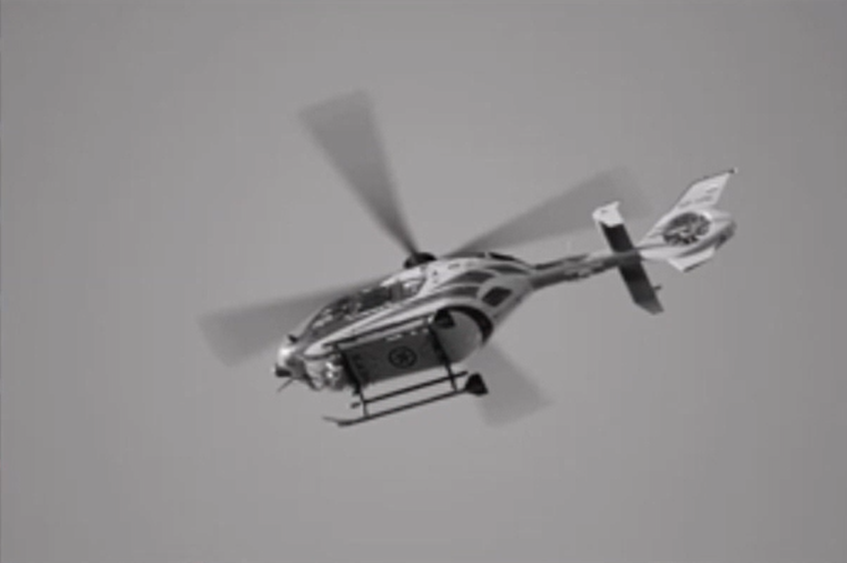
#> input picture görüntü işleme/input/helikopter.png, 847 x 563 px, found by its file name
$ python thresholding.py
#> lines starting #> are read from the running program, lines starting #| are printed output that depends on the picture; after the words box and inside, x2 and y2 are one past the last pixel; in counts of white or black regions, pixels touching at a corner belong together
import cv2
import numpy as np
from matplotlib import pyplot as plt

img = cv2.imread('helikopter.png', 0)
#> img: shape (563, 847); min 0, max 247, mean 145
row, col = 600, 400
img = cv2.resize(img, (row, col))
#> img: shape (400, 600)

ret, th1 = cv2.threshold(img, 130, 255, cv2.THRESH_BINARY)
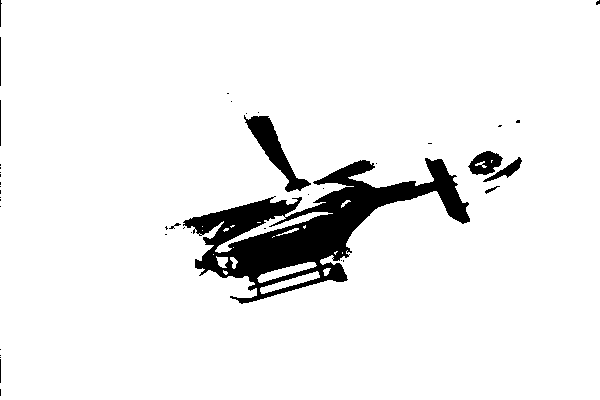
#> th1: shape (400, 600); 93.3% white; 42 black regions (32 under 20 px), largest, box (x1, y1, x2, y2) and area: (183, 158, 470, 304) 13627, (244, 115, 311, 192) 1436, (468, 151, 503, 175) 522
#ret= return  th1=thresholding1

th2 = cv2.adaptiveThreshold(img, 255, cv2.ADAPTIVE_THRESH_MEAN_C, cv2.THRESH_BINARY, 11,2)
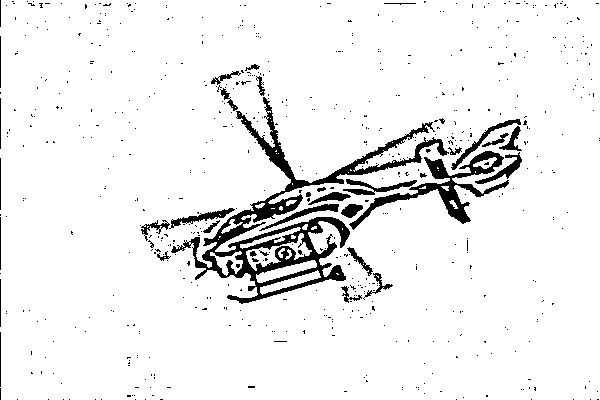
#> th2: shape (400, 600); 93.3% white; 624 black regions (589 under 20 px), largest, box (x1, y1, x2, y2) and area: (171, 97, 449, 304) 8059, (349, 151, 509, 230) 2386, (343, 179, 417, 195) 424


cv2.imwrite('C:\\Users\\Eda\\Desktop\\helikopter.png', img )
cv2.imshow('original', img)
cv2.imshow('th1', th1)
cv2.imshow('th2', th2)
cv2.waitKey(0)
cv2.destroyAllWindows()
